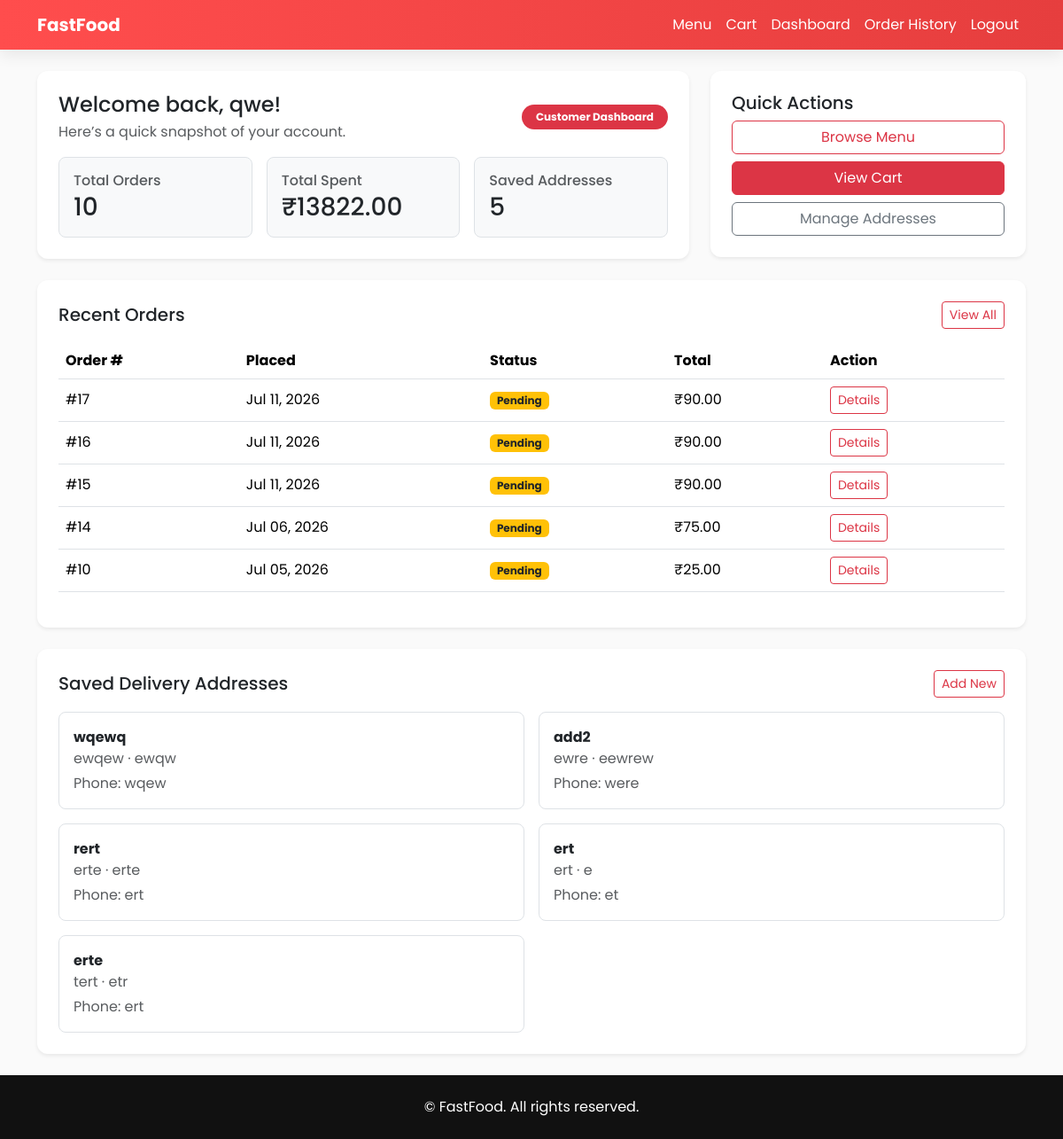
/dashboard/ (signed in), run on an earlier commit of the app's database.
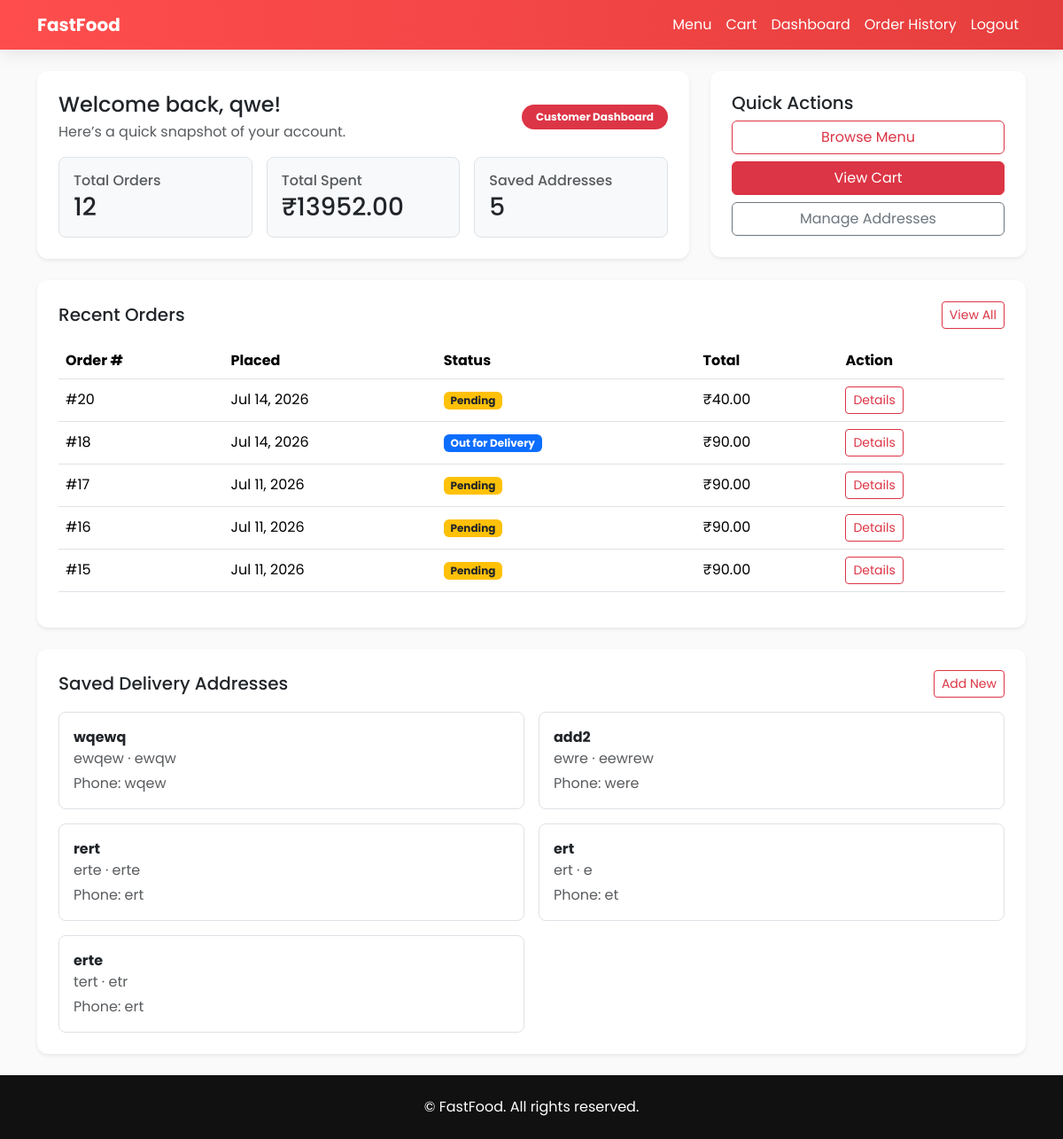
And on a later commit of the database.
### food_app/models.py (models this page shows, shortened)
class Order(models.Model):
    user = models.ForeignKey(User, on_delete=models.CASCADE)
    cart = models.ForeignKey(Cart, on_delete=models.SET_NULL, null=True, blank=True)
    total = models.DecimalField(max_digits=10, decimal_places=2)
    created_at = models.DateTimeField(default=timezone.now)
    status = models.CharField(max_length=20, default="Pending")
    delivery_address = models.ForeignKey(DeliveryAddress, on_delete=models.SET_NULL, null=True, blank=True)

class DeliveryAddress(models.Model):
    user = models.ForeignKey(User, on_delete=models.CASCADE, related_name="delivery_addresses")
    street_address = models.CharField(max_length=255)
    city = models.CharField(max_length=100)
    postal_code = models.CharField(max_length=20)
    phone = models.CharField(max_length=20)
    latitude = models.FloatField(blank=True, null=True)
    longitude = models.FloatField(blank=True, null=True)
    is_default = models.BooleanField(default=False)
    created_at = models.DateTimeField(default=timezone.now)
    class Meta:
        verbose_name_plural = "Delivery Addresses"

### food_app/views.py (the view)
# urls.py: path("dashboard/", views.user_dashboard, name="user_dashboard"),
@login_required(login_url="login")
def user_dashboard(request):
    redirect_response = redirect_for_role(request)
    if redirect_response:
        return redirect_response
    orders = request.user.order_set.select_related("delivery_address").prefetch_related("items__product").order_by("-created_at")[:5]
    addresses = request.user.delivery_addresses.all().order_by("-is_default", "id")
    cart_obj = Cart.objects.filter(user=request.user, active=True).first()
    cart_items = cart_obj.items.select_related("product").all() if cart_obj else []
    total_orders = request.user.order_set.count()
    total_spent = request.user.order_set.aggregate(total_spent=Sum("total"))["total_spent"] or 0
    return render(request, "food_app/user_dashboard.html", {
        "orders": orders,
        "addresses": addresses,
        "cart_items": cart_items,
        "total_orders": total_orders,
        "total_spent": total_spent,
    })

### food_app/views.py (called while the page is built)
def get_user_role(user):
    try:
        return user.userprofile.role
    except UserProfile.DoesNotExist:
        return "customer"

def redirect_for_role(request):
    if request.user.is_authenticated:
        role = get_user_role(request.user)
        if role == "admin":
            messages.info(request, "Admin staff use the admin dashboard.")
            return redirect("admin_dashboard")
        if role == "delivery":
            messages.info(request, "Delivery staff use the delivery dashboard.")
            return redirect("delivery_dashboard")
    return None

### food_app/templates/food_app/user_dashboard.html (shortened to what the changed rows need)
{% extends 'food_app/base.html' %}
{% block content %}
<div class="row g-4">
  <div class="col-lg-8">
    <div class="card shadow-sm border-0">
      <div class="card-body p-4">
        <div class="d-flex justify-content-between align-items-center mb-3">
          <div>
            <h2 class="h4 mb-1">Welcome back, {{ user.username }}!</h2>
          </div>
        </div>
        <div class="row g-3">
          <div class="col-md-4">
            <div class="border rounded-3 p-3 bg-light">
              <h6 class="text-muted mb-1">Total Orders</h6>
              <h3 class="mb-0">{{ total_orders }}</h3>
            </div>
          </div>
          <div class="col-md-4">
            <div class="border rounded-3 p-3 bg-light">
              <h6 class="text-muted mb-1">Total Spent</h6>
              <h3 class="mb-0">₹{{ total_spent|floatformat:2 }}</h3>
            </div>
          </div>
        </div>
      </div>
    </div>
  </div>
  <div class="col-12">
    <div class="card shadow-sm border-0">
      <div class="card-body p-4">
        {% if orders %}
          <div class="table-responsive">
            <table class="table align-middle">
              <thead>
                <tr>
                  <th>Order #</th>
                  <th>Placed</th>
                  <th>Status</th>
                  <th>Total</th>
                  <th>Action</th>
                </tr>
              </thead>
              <tbody>
                {% for order in orders %}
                <tr>
                  <td>#{{ order.id }}</td>
                  <td>{{ order.created_at|date:"M d, Y" }}</td>
                  <td><span class="badge {% if order.status == 'Delivered' %}bg-success{% elif order.status == 'Cancelled' %}bg-danger{% elif order.status == 'Out for Delivery' %}bg-primary{% elif order.status == 'Assigned' %}bg-info text-dark{% else %}bg-warning text-dark{% endif %}">{{ order.status }}</span></td>
                  <td>₹{{ order.total|floatformat:2 }}</td>
                  <td><a href="{% url 'order_detail' order.id %}" class="btn btn-sm btn-outline-danger">Details</a></td>
                </tr>
                {% endfor %}
              </tbody>
            </table>
          </div>
        {% else %}
          <div class="alert alert-light mb-0">You haven’t placed any orders yet.</div>
        {% endif %}
      </div>
    </div>
  </div>
  <div class="col-12">
    <div class="card shadow-sm border-0">
      <div class="card-body p-4">
        {% if addresses %}
          <div class="row g-3">
            {% for address in addresses %}
            <div class="col-md-6">
              <div class="border rounded-3 p-3 h-100">
                <div class="d-flex justify-content-between align-items-start">
                  <div>
                    <strong>{{ address.street_address }}</strong>
                    <p class="mb-1 text-muted">{{ address.city }} · {{ address.postal_code }}</p>
                    <p class="mb-0 text-muted">Phone: {{ address.phone }}</p>
                  </div>
                </div>
              </div>
            </div>
            {% endfor %}
          </div>
        {% else %}
          <div class="alert alert-light mb-0">No delivery addresses saved yet.</div>
        {% endif %}
      </div>
    </div>
  </div>
</div>
{% endblock %}

What changed in the data, as far as the page shows it:
no longer on this page (row edited): Order: id "14", created_at "Jul 06, 2026", status "Pending", total "75.00"
no longer on this page (row edited): Order: id "10", created_at "Jul 05, 2026", status "Pending", total "25.00"
added Order: id "20", created_at "Jul 14, 2026", status "Pending", total "40.00"
added Order: id "18", created_at "Jul 14, 2026", status "Out for Delivery", total "90.00"
Also different on the page:
{{ total_orders }}: "10" → "12"
{{ total_spent|floatformat:2 }}: "13822.00" → "13952.00"
